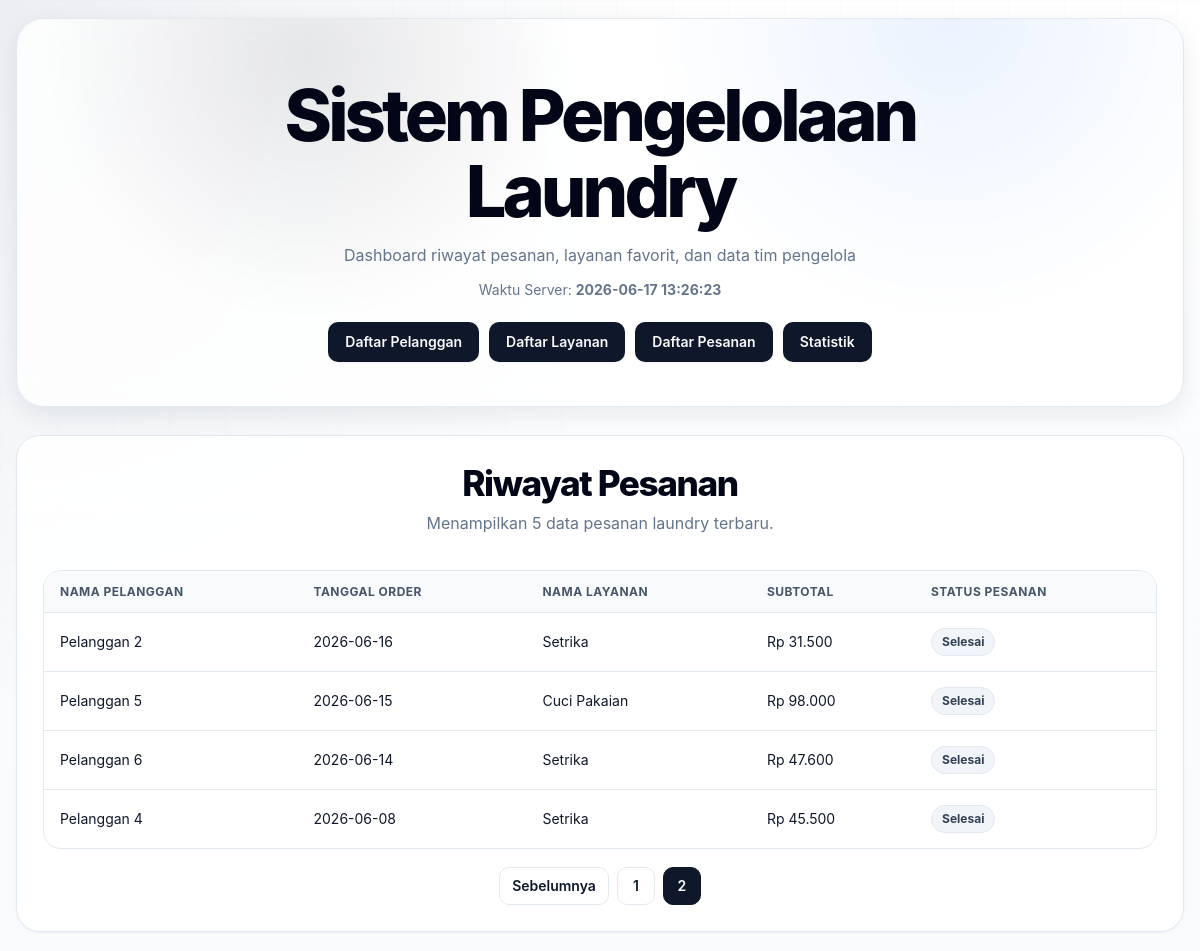
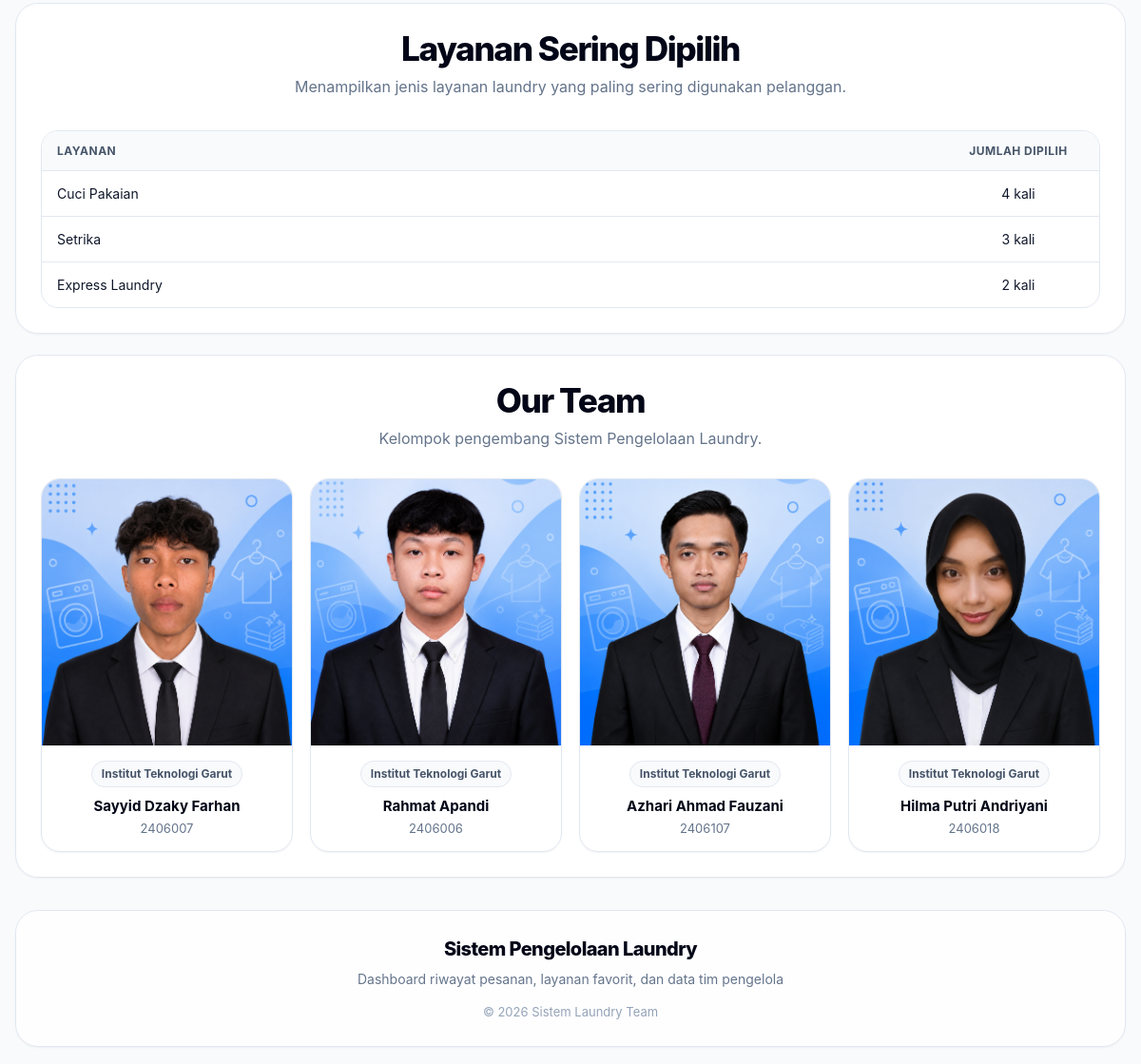
The app's page /index.php?halaman=2 with its own data (2 pictures, top to bottom).
### tables this page shows
CREATE TABLE `pelanggan` (
  `id_pelanggan` char(5) NOT NULL,
  `nama` varchar(100) NOT NULL,
  `no_telp` varchar(13) NOT NULL,
  `email` varchar(100) NOT NULL,
  `alamat` varchar(100) NOT NULL
);

CREATE TABLE `pesanan` (
  `id_pesanan` char(5) NOT NULL,
  `id_pelanggan` char(5) NOT NULL,
  `tanggal_pesanan` varchar(20) NOT NULL,
  `status_pesanan` varchar(50) NOT NULL
);

CREATE TABLE `layanan` (
  `id_layanan` char(5) NOT NULL,
  `nama_layanan` varchar(100) NOT NULL,
  `harga_per_kg` char(10) NOT NULL
);

### index.php (the view, shortened to what this page needs)
<?php
include "config/koneksi.php";
$waktu_query = mysqli_query($koneksi, "SELECT NOW() as waktu_sekarang");
$waktu_data  = mysqli_fetch_array($waktu_query);
$limit = 5;
$halaman = isset($_GET['halaman']) ? (int) $_GET['halaman'] : 1;
$total_query = mysqli_query($koneksi, "
    SELECT COUNT(*) AS total_data
    FROM detail_pesanan dp
    JOIN pesanan ps ON dp.id_pesanan = ps.id_pesanan
    JOIN pelanggan pl ON ps.id_pelanggan = pl.id_pelanggan
    JOIN layanan ly ON dp.id_layanan = ly.id_layanan
");
$total_data = mysqli_fetch_assoc($total_query)['total_data'];
$total_halaman = ceil($total_data / $limit);
$offset = ($halaman - 1) * $limit;
?>
<!DOCTYPE html>
<html lang="id">
<head>
    <link rel="stylesheet" href="assets/css/style.css">
</head>
<body>
<header class="hero">
    <h1>Sistem Pengelolaan Laundry</h1>
    <p>Dashboard riwayat pesanan, layanan favorit, dan data tim pengelola</p>
    <div style="margin-top: 12px; font-size: 14px; color: var(--muted-foreground);">
        Waktu Server: <strong><?php echo $waktu_data['waktu_sekarang']; ?></strong>
    </div>
    <div class="container-button">
        <a class="buttonx" href="pages/pelanggan/daftar_pelanggan.php">Daftar Pelanggan</a>
        <a class="buttonx" href="pages/layanan/daftar_layanan.php">Daftar Layanan</a>
        <a class="buttonx" href="pages/pesanan/daftar_pesanan.php">Daftar Pesanan</a>
        <a class="buttonx" href="pages/statistik/statistik.php">Statistik</a>
    </div>
</header>
<main>
<div class="container">
    <h2 class="judul">Riwayat Pesanan</h2>
    <p class="deskripsi">Menampilkan 5 data pesanan laundry terbaru.</p>
    <div class="content">
        <table>
            <tr>
                <th>Nama Pelanggan</th>
                <th>Tanggal Order</th>
                <th>Nama Layanan</th>
                <th>Subtotal</th>
                <th>Status Pesanan</th>
            </tr>
            <?php
            $query = mysqli_query($koneksi, "
                SELECT
                    pl.nama,
                    ps.tanggal_pesanan,
                    ly.nama_layanan,
                    ly.harga_per_kg * dp.berat_kg AS subtotal,
                    ps.status_pesanan
                FROM detail_pesanan dp
                JOIN pesanan ps ON dp.id_pesanan = ps.id_pesanan
                JOIN pelanggan pl ON ps.id_pelanggan = pl.id_pelanggan
                JOIN layanan ly ON dp.id_layanan = ly.id_layanan
                ORDER BY ps.tanggal_pesanan DESC, dp.id_detail DESC
                LIMIT $limit OFFSET $offset
            ");
            while ($row = mysqli_fetch_array($query)) {
            ?>
            <tr>
                <td><?php echo $row['nama']; ?></td>
                <td><?php echo $row['tanggal_pesanan']; ?></td>
                <td><?php echo $row['nama_layanan']; ?></td>
                <td>Rp <?php echo number_format($row['subtotal'], 0, ',', '.'); ?></td>
                <td>
                    <span class="status">
                        <?php echo $row['status_pesanan']; ?>
                    </span>
                </td>
            </tr>
            <?php } ?>
        </table>
        <?php if ($total_halaman > 1) { ?>
        <div class="pagination">
            <?php if ($halaman > 1) { ?>
                <a href="index.php?halaman=<?php echo $halaman - 1; ?>">Sebelumnya</a>
            <?php } ?>
            <?php for ($i = 1; $i <= $total_halaman; $i++) { ?>
                <a
                    href="index.php?halaman=<?php echo $i; ?>"
                    class="<?php echo ($i == $halaman) ? 'active' : ''; ?>">
                    <?php echo $i; ?>
                </a>
            <?php } ?>
        </div>
        <?php } ?>
    </div>
</div>
<div class="container">
    <h2 class="judul">Layanan Sering Dipilih</h2>
    <p class="deskripsi">Menampilkan jenis layanan laundry yang paling sering digunakan pelanggan.</p>
    <div class="content">
        <table class="table-layanan-favorit">
            <tr>
                <th>Layanan</th>
                <th>Jumlah Dipilih</th>
            </tr>
            <?php
            $query = mysqli_query($koneksi, "
                SELECT
                    l.nama_layanan,
                    COUNT(dp.id_layanan) AS jumlah_dipilih
                FROM detail_pesanan dp
                JOIN layanan l ON dp.id_layanan = l.id_layanan
                GROUP BY l.nama_layanan
                ORDER BY jumlah_dipilih DESC
            ");
            while ($row = mysqli_fetch_array($query)) {
            ?>
            <tr>
                <td><?php echo $row['nama_layanan']; ?></td>
                <td><?php echo $row['jumlah_dipilih']; ?> kali</td>
            </tr>
            <?php } ?>
        </table>
    </div>
</div>
<div class="container">
    <h2 class="judul">Our Team</h2>
    <p class="deskripsi">Kelompok pengembang Sistem Pengelolaan Laundry.</p>
    <div class="image-content">
        <div class="image-wrapper team-card">
            <figure>
                <img src="assets/img/zaky.png" alt="Sayyid Dzaky Farhan">
            </figure>
            <div class="team-info">
                <span class="role">Institut Teknologi Garut</span>
                <span class="nama">Sayyid Dzaky Farhan</span>
                <span class="npm">2406007</span>
            </div>
        </div>
        <div class="image-wrapper team-card">
            <figure>
                <img src="assets/img/rahmat.png" alt="Rahmat Apandi">
            </figure>
            <div class="team-info">
                <span class="role">Institut Teknologi Garut</span>
                <span class="nama">Rahmat Apandi</span>
                <span class="npm">2406006</span>
            </div>
        </div>
        <div class="image-wrapper team-card">
            <figure>
                <img src="assets/img/azhari.png" alt="Azhari Ahmad Fauzani">
            </figure>
            <div class="team-info">
                <span class="role">Institut Teknologi Garut</span>
                <span class="nama">Azhari Ahmad Fauzani</span>
                <span class="npm">2406107</span>
            </div>
        </div>
        <div class="image-wrapper team-card">
            <figure>
                <img src="assets/img/hilma.png" alt="Hilma Putri Andriyani">
            </figure>
            <div class="team-info">
                <span class="role">Institut Teknologi Garut</span>
                <span class="nama">Hilma Putri Andriyani</span>
                <span class="npm">2406018</span>
            </div>
        </div>
    </div>
</div>
</main>
<footer class="footer-laundry">
    <h2>Sistem Pengelolaan Laundry</h2>
    <p>Dashboard riwayat pesanan, layanan favorit, dan data tim pengelola</p>
    <div class="copyright">
        © 2026 Sistem Laundry Team
    </div>
</footer>
</body>
</html>

### records on screen
pelanggan: nama "Pelanggan 2", pesanan.tanggal_pesanan "2026-06-16", layanan.nama_layanan "Setrika", subtotal "31.500", pesanan.status_pesanan "Selesai"
pelanggan: nama "Pelanggan 5", pesanan.tanggal_pesanan "2026-06-15", layanan.nama_layanan "Cuci Pakaian", subtotal "98.000", pesanan.status_pesanan "Selesai"
pelanggan: nama "Pelanggan 6", pesanan.tanggal_pesanan "2026-06-14", layanan.nama_layanan "Setrika", subtotal "47.600", pesanan.status_pesanan "Selesai"
pelanggan: nama "Pelanggan 4", pesanan.tanggal_pesanan "2026-06-08", layanan.nama_layanan "Setrika", subtotal "45.500", pesanan.status_pesanan "Selesai"

### other values on screen
$waktu_data['waktu_sekarang'] "2026-06-17 13:26:23"
$row['nama_layanan'] "Cuci Pakaian"
$row['jumlah_dipilih'] "4"
$row['nama_layanan'] "Setrika"
$row['jumlah_dipilih'] "3"
$row['nama_layanan'] "Express Laundry"
$row['jumlah_dipilih'] "2"
